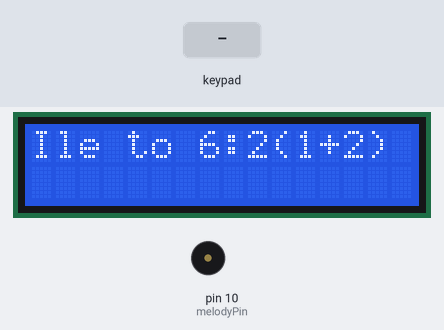
Simulated run of this sketch. Board: Arduino Uno, built with avr-gcc and run on an emulated ATmega328P. Parts: 16×2 character LCD, buzzer (waves = sounding). The inputs (shaded band) are chosen by the test bench.

Above: at 5.2 s.
5.3 s: key '#' pressed
At 6.8 s:
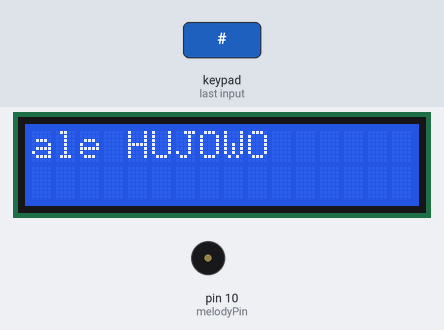
8.3 s: keypad keys 1 2 3 4 * pressed 0.4 s apart
At 11.3 s:
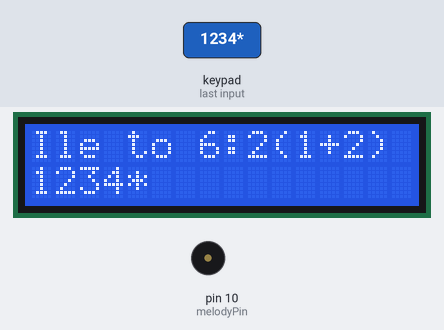
11.8 s: key '*' pressed
At 12.8 s:
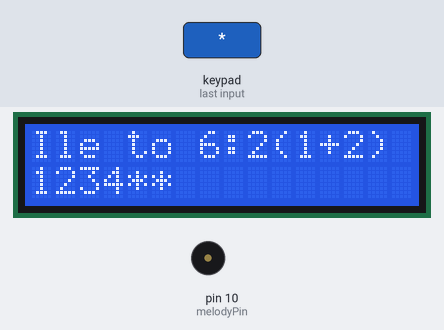
13.3 s: keypad keys 1 3 9 7 * pressed 0.4 s apart
At 16.0 s:
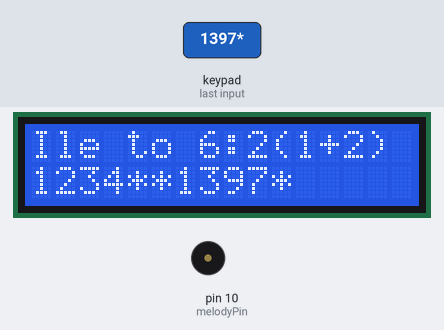
16.8 s: key '*' pressed
At 17.5 s:
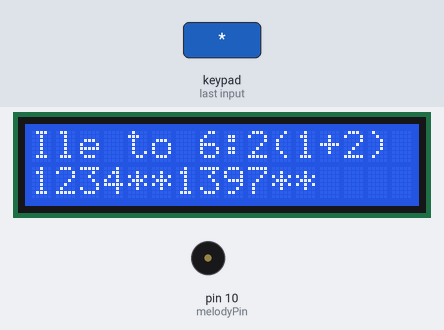
18.3 s: keypad keys 1 2 3 4 * pressed 0.4 s apart
At 21.2 s:
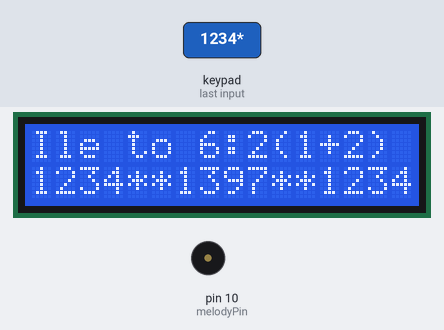
Timing chart, 0 to 22.7 s (numbered marks = the images above; inputs shaded):
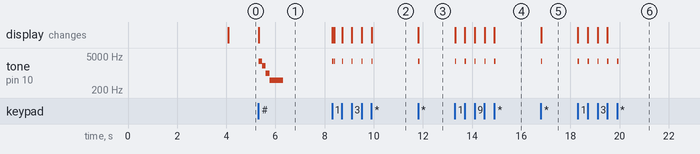

Measured:
- after the input at 5.3 s, tone on pin 10 (melodyPin): plays 3000 Hz for 0.15 s, 2000 Hz for 0.15 s, 1000 Hz for 0.15 s, 500 Hz for 0.55 s, starting at once; the display: changes at once (image 1)
- after the input at 8.3 s, the display: first differs from a run without the input after 0.09 s (image 2 shows a later state)
- after the input at 11.8 s, tone on pin 10 (melodyPin): silent → 3000 Hz at once, → silent 0.05 s later; the display: changes at once (image 3)
- after the input at 13.3 s, tone on pin 10 (melodyPin): alternates 3000 Hz for 0.05 s and silent for 0.35 s, 10 changes in all, then stays silent, starting at once; the display: first changes at once (image 4 shows a later state)
- after the input at 16.8 s, tone on pin 10 (melodyPin): silent → 3000 Hz at once, → silent 0.05 s later; the display: changes at once (image 5)
- after the input at 18.3 s, tone on pin 10 (melodyPin): alternates 3000 Hz for 0.05 s and silent for 0.35 s, 10 changes in all, then stays silent, starting at once; the display: first changes at once (image 6 shows a later state)

The sketch:

szymon.ino.ino
```cpp
#include "Keypad.h"
#include <LiquidCrystal.h>
LiquidCrystal lcd(12, 11, 5, 4, 3, 2);

#define NOTE_B0  31
#define NOTE_C1  33
#define NOTE_CS1 35
#define NOTE_D1  37
#define NOTE_DS1 39
#define NOTE_E1  41
#define NOTE_F1  44
#define NOTE_FS1 46
#define NOTE_G1  49
#define NOTE_GS1 52
#define NOTE_A1  55
#define NOTE_AS1 58
#define NOTE_B1  62
#define NOTE_C2  65
#define NOTE_CS2 69
#define NOTE_D2  73
#define NOTE_DS2 78
#define NOTE_E2  82
#define NOTE_F2  87
#define NOTE_FS2 93
#define NOTE_G2  98
#define NOTE_GS2 104
#define NOTE_A2  110
#define NOTE_AS2 117
#define NOTE_B2  123
#define NOTE_C3  131
#define NOTE_CS3 139
#define NOTE_D3  147
#define NOTE_DS3 156
#define NOTE_E3  165
#define NOTE_F3  175
#define NOTE_FS3 185
#define NOTE_G3  196
#define NOTE_GS3 208
#define NOTE_A3  220
#define NOTE_AS3 233
#define NOTE_B3  247
#define NOTE_C4  262
#define NOTE_CS4 277
#define NOTE_D4  294
#define NOTE_DS4 311
#define NOTE_E4  330
#define NOTE_F4  349
#define NOTE_FS4 370
#define NOTE_G4  392
#define NOTE_GS4 415
#define NOTE_A4  440
#define NOTE_AS4 466
#define NOTE_B4  494
#define NOTE_C5  523
#define NOTE_CS5 554
#define NOTE_D5  587
#define NOTE_DS5 622
#define NOTE_E5  659
#define NOTE_F5  698
#define NOTE_FS5 740
#define NOTE_G5  784
#define NOTE_GS5 831
#define NOTE_A5  880
#define NOTE_AS5 932
#define NOTE_B5  988
#define NOTE_C6  1047
#define NOTE_CS6 1109
#define NOTE_D6  1175
#define NOTE_DS6 1245
#define NOTE_E6  1319
#define NOTE_F6  1397
#define NOTE_FS6 1480
#define NOTE_G6  1568
#define NOTE_GS6 1661
#define NOTE_A6  1760
#define NOTE_AS6 1865
#define NOTE_B6  1976
#define NOTE_C7  2093
#define NOTE_CS7 2217
#define NOTE_D7  2349
#define NOTE_DS7 2489
#define NOTE_E7  2637
#define NOTE_F7  2794
#define NOTE_FS7 2960
#define NOTE_G7  3136
#define NOTE_GS7 3322
#define NOTE_A7  3520
#define NOTE_AS7 3729
#define NOTE_B7  3951
#define NOTE_C8  4186
#define NOTE_CS8 4435
#define NOTE_D8  4699
#define NOTE_DS8 4978

//Mario main theme melody
int melody[] = {
  NOTE_E7, NOTE_E7, 0, NOTE_E7,
  0, NOTE_C7, NOTE_E7, 0,
  NOTE_G7, 0, 0,  0,
  NOTE_G6, 0, 0, 0,

  NOTE_C7, 0, 0, NOTE_G6,
  0, 0, NOTE_E6, 0,
  0, NOTE_A6, 0, NOTE_B6,
  0, NOTE_AS6, NOTE_A6, 0,

  NOTE_G6, NOTE_E7, NOTE_G7,
  NOTE_A7, 0, NOTE_F7, NOTE_G7,
  0, NOTE_E7, 0, NOTE_C7,
  NOTE_D7, NOTE_B6, 0, 0,

  NOTE_C7, 0, 0, NOTE_G6,
  0, 0, NOTE_E6, 0,
  0, NOTE_A6, 0, NOTE_B6,
  0, NOTE_AS6, NOTE_A6, 0,

  NOTE_G6, NOTE_E7, NOTE_G7,
  NOTE_A7, 0, NOTE_F7, NOTE_G7,
  0, NOTE_E7, 0, NOTE_C7,
  NOTE_D7, NOTE_B6, 0, 0
};
//Mario main them tempo
int tempo[] = {
  12, 12, 12, 12,
  12, 12, 12, 12,
  12, 12, 12, 12,
  12, 12, 12, 12,

  12, 12, 12, 12,
  12, 12, 12, 12,
  12, 12, 12, 12,
  12, 12, 12, 12,

  9, 9, 9,
  12, 12, 12, 12,
  12, 12, 12, 12,
  12, 12, 12, 12,

  12, 12, 12, 12,
  12, 12, 12, 12,
  12, 12, 12, 12,
  12, 12, 12, 12,

  9, 9, 9,
  12, 12, 12, 12,
  12, 12, 12, 12,
  12, 12, 12, 12,
};
#define melodyPin 10

const byte ROWS = 4;
const byte COLS = 3;
char keys[ROWS][COLS] = {
  {'1','2','3'},
  {'4','5','6'},
  {'7','8','9'},
  {'*','0','#'}
};
byte rowPins[ROWS] = {8, 7, 6, A3};
byte colPins[COLS] = {A2, A1, A0};
Keypad keypad = Keypad(makeKeymap(keys), rowPins, colPins, ROWS, COLS);
String correct_password = "zdrojowa";
String current_password = "";

int clicked = 0;


void setup()
{
  Serial.begin(9600);

  lcd.begin(16, 2);
  pinMode(melodyPin, OUTPUT);
  lcd.print("Tu SamikBox");
  lcd.setCursor(0,1);
  lcd.print("Potw. wynik #");
  delay(4000);
  tryAgain();
}

void tryAgain() {
    lcd.clear();
    lcd.setCursor(0,0);
    lcd.print("Ile to 6:2(1+2)");
    lcd.setCursor(0, 1);
}

void loop()
{

  char key = keypad.getKey();

  if (key != NO_KEY){

    current_password = current_password + key;
    lcd.print(key);

      if ( key == '#') {

        if ( current_password == "9#") {
          lcd.clear();
          lcd.setCursor(0,0);
          lcd.print("PRZEHUJ!");
          lcd.setCursor(0, 1);
          lcd.print("Kod: 420");
          sing();

        } else {
          lcd.clear();
          lcd.setCursor(0,0);
          lcd.print("ale HUJOWO");
          tone(melodyPin, 3000);
          delay(150);
          tone(melodyPin, 2000);
          delay(150);
          tone(melodyPin, 1000);
          delay(150);
          tone(melodyPin, 500);
          delay(550);
          noTone(melodyPin);
          delay(2000);
          tryAgain();
        }
        current_password = "";
      }

    tone(10, 3000);
    delay(50);
    noTone(10);
  }


}


void sing() {
    int size = sizeof(melody) / sizeof(int);
    for (int thisNote = 0; thisNote < size; thisNote++) {
      int noteDuration = 1000 / tempo[thisNote];
      buzz(melodyPin, melody[thisNote], noteDuration);
      int pauseBetweenNotes = noteDuration * 1.30;
      delay(pauseBetweenNotes);
      buzz(melodyPin, 0, noteDuration);
    }
}

void buzz(int targetPin, long frequency, long length) {
  long delayValue = 1000000 / frequency / 2;
  long numCycles = frequency * length / 1000;
  for (long i = 0; i < numCycles; i++) {
    digitalWrite(targetPin, HIGH);
    delayMicroseconds(delayValue);
    digitalWrite(targetPin, LOW);
    delayMicroseconds(delayValue);
  }
}
```
